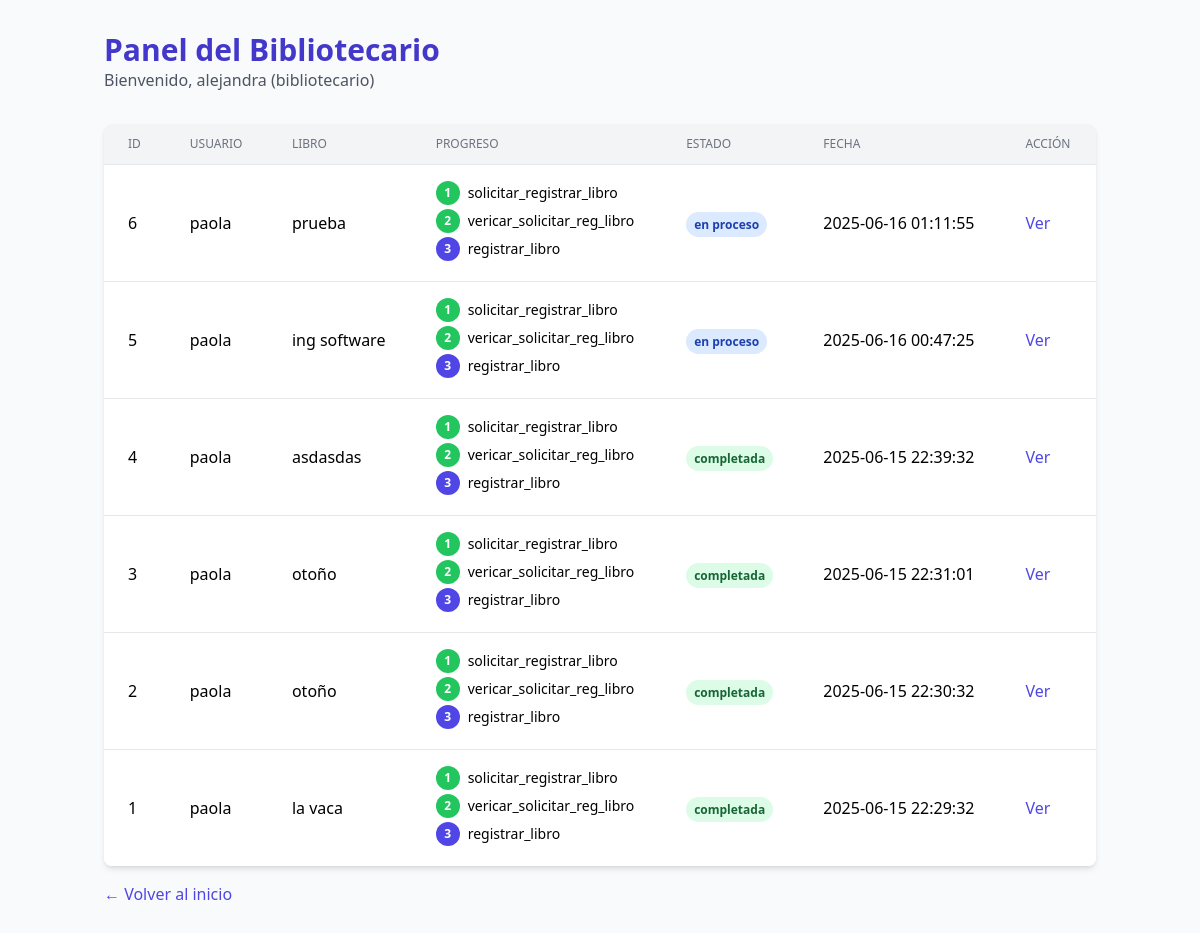
/flujo3/bandeja_admin.php (signed in), run on the app's committed database.
### tables this page shows
CREATE TABLE `adquisiciones` (
  `id_adquisicion` int(11) NOT NULL,
  `id_libro` int(11) NOT NULL,
  `id_usuario` int(11) NOT NULL,
  `flujo` varchar(50) NOT NULL,
  `proceso` varchar(10) NOT NULL,
  `fecha` datetime DEFAULT current_timestamp(),
  `estado` enum('pendiente','en proceso','completada','cancelada') DEFAULT 'pendiente'
);

CREATE TABLE `usuarios` (
  `id` int(11) NOT NULL,
  `nombre` varchar(100) NOT NULL,
  `apellidos` varchar(100) NOT NULL,
  `correo` varchar(50) NOT NULL,
  `contrasena` varchar(255) NOT NULL,
  `rol` enum('usuario','bibliotecario','admin','almacen') NOT NULL DEFAULT 'usuario',
  `creado_en` timestamp NOT NULL DEFAULT current_timestamp()
);

CREATE TABLE `libros` (
  `id_libro` int(11) NOT NULL,
  `titulo` varchar(100) NOT NULL,
  `autor` varchar(100) NOT NULL,
  `disponible` tinyint(1) DEFAULT 1,
  `stock` int(11) NOT NULL DEFAULT 0
);

CREATE TABLE `flujo_proceso` (
  `flujo` varchar(3) NOT NULL,
  `proceso` varchar(3) NOT NULL,
  `siguiente` varchar(3) DEFAULT NULL,
  `pantalla` varchar(30) DEFAULT NULL,
  `rol` varchar(20) DEFAULT NULL
);

### flujo3/bandeja_admin.php (the view, shortened to what this page needs)
<?php
include '../conexion.php';
$nombre_usuario = $_SESSION['nombre'] ?? 'Admin';
$sql = "SELECT a.id_adquisicion, u.nombre AS unombre, l.titulo, a.flujo, a.proceso, a.fecha, a.estado
        FROM adquisiciones a
        LEFT JOIN usuarios u ON a.id_usuario = u.id
        LEFT JOIN libros l ON a.id_libro = l.id_libro
        ORDER BY a.estado, a.fecha DESC";
$resultado = mysqli_query($con, $sql);
?>
<!DOCTYPE html>
<html lang="es">
<head>
	<script src="https://cdn.tailwindcss.com"></script>
</head>
<body class="bg-gray-50">
	<div class="container mx-auto px-4 py-8">
		<header class="mb-8">
			<h1 class="text-3xl font-bold text-indigo-700">Panel del Bibliotecario</h1>
			<p class="text-gray-600">Bienvenido, <?= htmlspecialchars($nombre_usuario) ?> (bibliotecario)</p>
		</header>
		<div class="bg-white rounded-lg shadow-md overflow-hidden">
			<table class="min-w-full divide-y divide-gray-200">
				<thead class="bg-gray-100">
					<tr>
						<th class="px-6 py-3 text-left text-xs font-medium text-gray-500 uppercase">ID</th>
						<th class="px-6 py-3 text-left text-xs font-medium text-gray-500 uppercase">Usuario</th>
						<th class="px-6 py-3 text-left text-xs font-medium text-gray-500 uppercase">Libro</th>
						<th class="px-6 py-3 text-left text-xs font-medium text-gray-500 uppercase">Progreso</th>
						<th class="px-6 py-3 text-left text-xs font-medium text-gray-500 uppercase">Estado</th>
						<th class="px-6 py-3 text-left text-xs font-medium text-gray-500 uppercase">Fecha</th>
						<th class="px-6 py-3 text-left text-xs font-medium text-gray-500 uppercase">Acción</th>
					</tr>
				</thead>
				<tbody class="bg-white divide-y divide-gray-200">
					<?php
					if ($resultado && mysqli_num_rows($resultado) > 0) {
						while ($fila = mysqli_fetch_assoc($resultado)) {
							$estadoColor = match ($fila['estado']) {
								'pendiente'   => 'bg-yellow-100 text-yellow-800',
								'en proceso'  => 'bg-blue-100 text-blue-800',
								'completada'  => 'bg-green-100 text-green-800',
								'cancelada'   => 'bg-red-100 text-red-800',
								default       => 'bg-gray-100 text-gray-800',
							};
							echo "<tr class='hover:bg-gray-50'>";
							echo "<td class='px-6 py-4 whitespace-nowrap'>{$fila['id_adquisicion']}</td>";
							echo "<td class='px-6 py-4 whitespace-nowrap'>" . htmlspecialchars($fila['unombre']) . "</td>";
							echo "<td class='px-6 py-4'>" . htmlspecialchars($fila['titulo'] ?? 'N/A') . "</td>";
							echo "<td class='px-6 py-4'>";
							$flujo = $fila['flujo'];
							$proceso_actual = $fila['proceso'];
							$sql_procesos = "SELECT * FROM flujo_proceso WHERE flujo='$flujo' ORDER BY proceso ASC";
							$res_procesos = mysqli_query($con, $sql_procesos);
							$procesos = [];
							while ($proc = mysqli_fetch_assoc($res_procesos)) {
								$procesos[] = $proc;
							}
							foreach ($procesos as $i => $proc) {
								$active = $proc['proceso'] === $proceso_actual;
								$completed = $i < array_search($proceso_actual, array_column($procesos, 'proceso'));
								echo "<div class='flex items-center gap-2 mb-1'>";
								echo "<div class='w-6 h-6 rounded-full flex items-center justify-center text-xs font-bold " .
									($active ? "bg-indigo-600 text-white" :
									($completed ? "bg-green-500 text-white" : "bg-gray-200 text-gray-700")) . "'>" .
									substr($proc['proceso'], 1) . "</div>";
								echo "<span class='text-sm'>" . htmlspecialchars($proc['pantalla']) . "</span>";
								echo "</div>";
							}
							echo "</td>";
							echo "<td class='px-6 py-4'><span class='px-2 py-1 rounded-full text-xs font-semibold $estadoColor'>" . htmlspecialchars($fila['estado']) . "</span></td>";
							echo "<td class='px-6 py-4'>" . htmlspecialchars($fila['fecha']) . "</td>";
							echo "<td class='px-6 py-4'><a href='proceso_adquisicion.php?id_adquisicion={$fila['id_adquisicion']}&flujo=" . urlencode($fila['flujo']) . "&proceso=" . urlencode($fila['proceso']) . "' class='text-indigo-600 hover:text-indigo-900'>Ver</a></td>";
							echo "</tr>";
						}
					} else {
						echo "<tr><td colspan='7' class='px-6 py-4 text-center text-gray-500'>No hay adquisiciones registradas.</td></tr>";
					}
					?>
				</tbody>
			</table>
		</div>
		<div class="mt-4">
			<a href="../index.php" class="text-indigo-600 hover:underline">← Volver al inicio</a>
		</div>
	</div>
</body>
</html>

### data on the page
adquisiciones: id_adquisicion "6", id_usuario.nombre "paola", id_libro.titulo "prueba", estado "en proceso", fecha "2025-06-16 01:11:55"
flujo_proceso: proceso "1", pantalla "solicitar_registrar_libro"
flujo_proceso: proceso "2", pantalla "vericar_solicitar_reg_libro"
flujo_proceso: proceso "3", pantalla "registrar_libro"
adquisiciones: id_adquisicion "5", id_usuario.nombre "paola", id_libro.titulo "ing software", estado "en proceso", fecha "2025-06-16 00:47:25"
adquisiciones: id_adquisicion "4", id_usuario.nombre "paola", id_libro.titulo "asdasdas", estado "completada", fecha "2025-06-15 22:39:32"
adquisiciones: id_adquisicion "3", id_usuario.nombre "paola", id_libro.titulo "otoño", estado "completada", fecha "2025-06-15 22:31:01"
adquisiciones: id_adquisicion "2", id_usuario.nombre "paola", id_libro.titulo "otoño", estado "completada", fecha "2025-06-15 22:30:32"
adquisiciones: id_adquisicion "1", id_usuario.nombre "paola", id_libro.titulo "la vaca", estado "completada", fecha "2025-06-15 22:29:32"

### other printed values
$nombre_usuario "alejandra"
